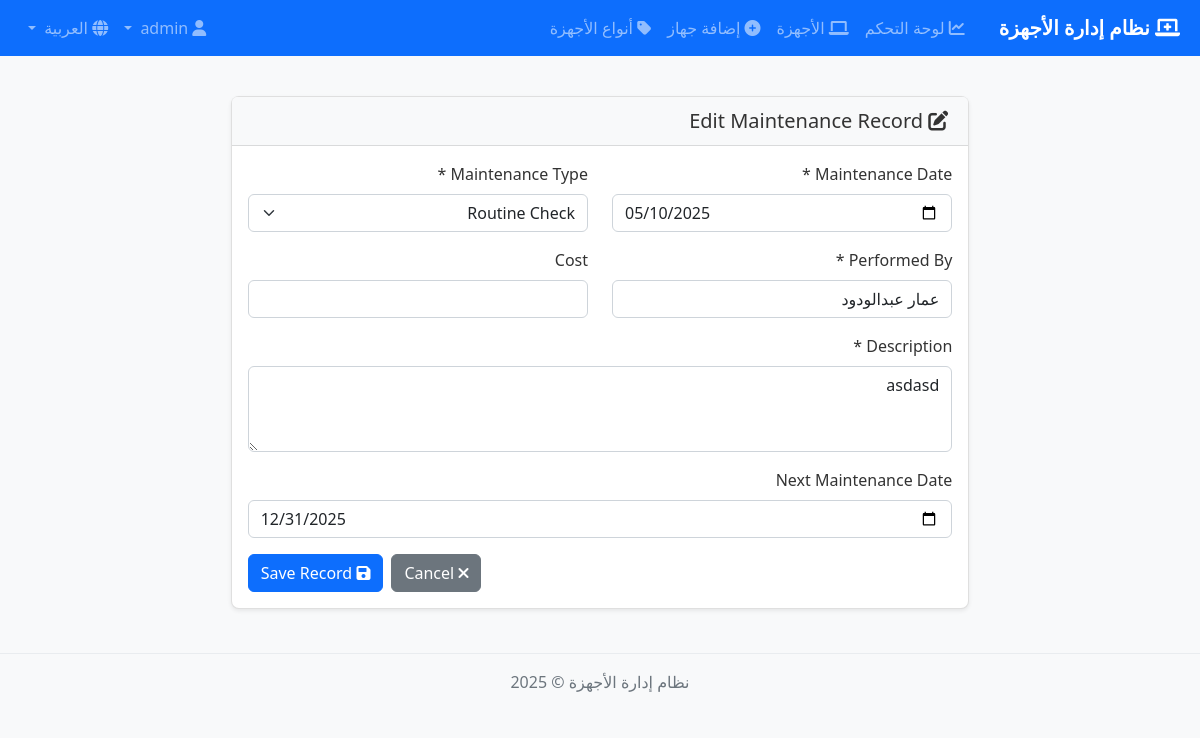
/ar/inventory/maintenance/13/edit/ (signed in), run on the app's committed database.
### inventory/models.py (models this page shows, shortened)
class MaintenanceRecord(models.Model):
    MAINTENANCE_TYPE_CHOICES = (
        ('routine', 'Routine Check'),
        ('repair', 'Repair'),
        ('upgrade', 'Upgrade'),
        ('other', 'Other'),
    )
    device = models.ForeignKey(Device, on_delete=models.CASCADE, related_name='maintenance_records')
    maintenance_date = models.DateField(default=timezone.now)
    maintenance_type = models.CharField(max_length=20, choices=MAINTENANCE_TYPE_CHOICES)
    description = models.TextField()
    performed_by = models.CharField(max_length=100)
    cost = models.DecimalField(max_digits=10, decimal_places=2, null=True, blank=True)
    next_maintenance_date = models.DateField(null=True, blank=True)
    created_by = models.ForeignKey(User, on_delete=models.SET_NULL, null=True)
    created_at = models.DateTimeField(auto_now_add=True)
    class Meta:
        ordering = ['-maintenance_date']

### inventory/views.py (the view)
# urls.py: path('maintenance/<int:pk>/edit/', views.maintenance_update, name='maintenance_update'),
@login_required
def maintenance_update(request, pk):
    maintenance = get_object_or_404(MaintenanceRecord, pk=pk)
    if not request.user.has_perm('inventory.change_maintenancerecord'):
        messages.error(request, 'You do not have permission to edit maintenance records.')
        return redirect('inventory:device_detail', pk=maintenance.device.pk)
    if request.method == 'POST':
        form = MaintenanceRecordForm(request.POST, instance=maintenance)
        if form.is_valid():
            maintenance = form.save()
            messages.success(request, 'Maintenance record has been updated.')
            return redirect('inventory:device_detail', pk=maintenance.device.pk)
    else:
        form = MaintenanceRecordForm(instance=maintenance)
    context = {
        'form': form,
        'maintenance': maintenance,
        'device': maintenance.device,
        'title': 'Edit Maintenance Record',
    }
    return render(request, 'inventory/maintenance_form.html', context)

### inventory/forms.py
class MaintenanceRecordForm(forms.ModelForm):
    class Meta:
        model = MaintenanceRecord
        fields = [
            'maintenance_date', 'maintenance_type', 'description',
            'performed_by', 'cost', 'next_maintenance_date'
        ]
        widgets = {
            'maintenance_date': forms.DateInput(attrs={'class': 'form-control', 'type': 'date'}),
            'maintenance_type': forms.Select(attrs={'class': 'form-select'}),
            'description': forms.Textarea(attrs={'class': 'form-control', 'rows': 3}),
            'performed_by': forms.TextInput(attrs={'class': 'form-control'}),
            'cost': forms.NumberInput(attrs={'class': 'form-control'}),
            'next_maintenance_date': forms.DateInput(attrs={'class': 'form-control', 'type': 'date'}),
        }
    def __init__(self, *args, **kwargs):
        super(MaintenanceRecordForm, self).__init__(*args, **kwargs)
        self.fields['next_maintenance_date'].required = False
        self.fields['cost'].required = False
        if not kwargs.get('instance'):
            self.initial['maintenance_date'] = timezone.now().strftime('%Y-%m-%d')

### templates/inventory/maintenance_form.html (shortened to what this page needs)
{% extends 'base.html' %}
{% block content %}
<div class="container-fluid">
    <div class="row justify-content-center">
        <div class="col-lg-8">
            <div class="card shadow-sm">
                <div class="card-header bg-light">
                    <h2 class="h5 mb-0">
                        {% if maintenance %}
                        <i class="fas fa-edit"></i> Edit Maintenance Record
                        {% else %}
                        <i class="fas fa-tools"></i> Add Maintenance Record for {{ device.name }}
                        {% endif %}
                    </h2>
                </div>
                <div class="card-body">
                    <form method="post">
                        <div class="row mb-3">
                            <div class="col-md-6">
                                <label for="{{ form.maintenance_date.id_for_label }}" class="form-label">Maintenance Date *</label>
                                {{ form.maintenance_date }}
                            </div>
                            <div class="col-md-6">
                                <label for="{{ form.maintenance_type.id_for_label }}" class="form-label">Maintenance Type *</label>
                                {{ form.maintenance_type }}
                            </div>
                        </div>
                        <div class="row mb-3">
                            <div class="col-md-6">
                                <label for="{{ form.performed_by.id_for_label }}" class="form-label">Performed By *</label>
                                {{ form.performed_by }}
                            </div>
                            <div class="col-md-6">
                                <label for="{{ form.cost.id_for_label }}" class="form-label">Cost</label>
                                {{ form.cost }}
                            </div>
                        </div>
                        <div class="mb-3">
                            <label for="{{ form.description.id_for_label }}" class="form-label">Description *</label>
                            {{ form.description }}
                        </div>
                        <div class="mb-3">
                            <label for="{{ form.next_maintenance_date.id_for_label }}" class="form-label">Next Maintenance Date</label>
                            {{ form.next_maintenance_date }}
                        </div>
                        <div class="d-grid gap-2 d-md-flex justify-content-md-end">
                            <a href="{% url 'inventory:device_detail' pk=device.id %}" class="btn btn-secondary">
                                <i class="fas fa-times"></i> Cancel
                            </a>
                            <button type="submit" class="btn btn-primary">
                                <i class="fas fa-save"></i> Save Record
                            </button>
                        </div>
                    </form>
                </div>
            </div>
        </div>
    </div>
</div>
{% endblock %}

### static/css/style.css (style rules this page uses)
body { font-family: 'Segoe UI', Tahoma, Geneva, Verdana, sans-serif; background-color: #f8f9fa; color: #333; }
.container-fluid { padding: 0 20px; }
.card { border-radius: 8px; border: 1px solid rgba(0, 0, 0, 0.125); box-shadow: 0 0.125rem 0.25rem rgba(0, 0, 0, 0.075); margin-bottom: 20px; }
.card-header { border-bottom: 1px solid rgba(0, 0, 0, 0.125); background-color: #f8f9fa; padding: 0.75rem 1.25rem; }
.form-control, .form-select { border-radius: 6px; }
.btn { border-radius: 6px; font-weight: 500; }
.btn-primary { background-color: #0d6efd; border-color: #0d6efd; }

### data on the page
MaintenanceRecord: maintenance_date "05/10/2025", maintenance_type "Routine Check", performed_by "عمار عبدالودود", description "asdasd", next_maintenance_date "12/31/2025"
